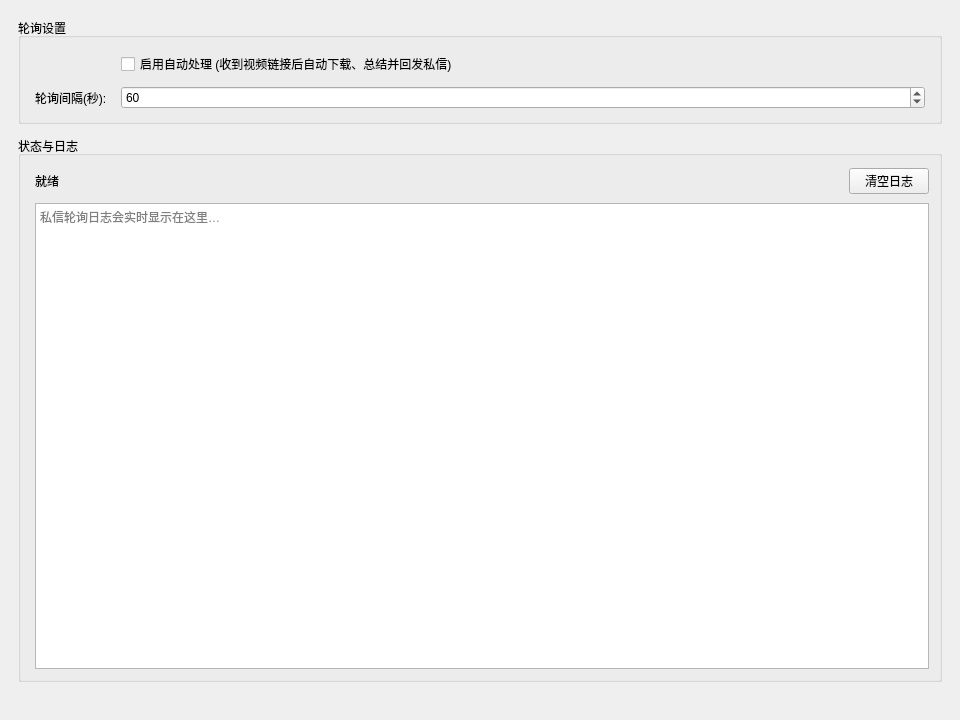
<?xml version="1.0" encoding="UTF-8"?>
<ui version="4.0">
 <class>MessageTab</class>
 <widget class="QWidget" name="MessageTab">
  <property name="geometry">
   <rect>
    <x>0</x>
    <y>0</y>
    <width>960</width>
    <height>720</height>
   </rect>
  </property>
  <layout class="QVBoxLayout" name="outerLayout" stretch="0,1,0">
   <property name="spacing">
    <number>12</number>
   </property>
   <property name="leftMargin">
    <number>18</number>
   </property>
   <property name="topMargin">
    <number>18</number>
   </property>
   <property name="rightMargin">
    <number>18</number>
   </property>
   <property name="bottomMargin">
    <number>18</number>
   </property>
   <item>
    <widget class="QGroupBox" name="ctrlGroup">
     <property name="title">
      <string>轮询设置</string>
     </property>
     <layout class="QFormLayout" name="ctrlForm">
      <property name="labelAlignment">
       <set>Qt::AlignRight|Qt::AlignVCenter</set>
      </property>
      <property name="formAlignment">
       <set>Qt::AlignLeft|Qt::AlignVCenter</set>
      </property>
      <property name="horizontalSpacing">
       <number>14</number>
      </property>
      <property name="verticalSpacing">
       <number>10</number>
      </property>
      <property name="leftMargin">
       <number>14</number>
      </property>
      <property name="topMargin">
       <number>14</number>
      </property>
      <property name="rightMargin">
       <number>14</number>
      </property>
      <property name="bottomMargin">
       <number>12</number>
      </property>
      <item row="0" column="1">
       <widget class="QCheckBox" name="enableCheck">
        <property name="text">
         <string>启用自动处理 (收到视频链接后自动下载、总结并回发私信)</string>
        </property>
        <property name="checked">
         <bool>false</bool>
        </property>
       </widget>
      </item>
      <item row="1" column="0">
       <widget class="QLabel" name="intervalLabel">
        <property name="text">
         <string>轮询间隔(秒):</string>
        </property>
       </widget>
      </item>
      <item row="1" column="1">
       <widget class="QSpinBox" name="intervalSpin">
        <property name="minimum">
         <number>15</number>
        </property>
        <property name="maximum">
         <number>600</number>
        </property>
        <property name="value">
         <number>60</number>
        </property>
       </widget>
      </item>
     </layout>
    </widget>
   </item>
   <item>
    <widget class="QGroupBox" name="progGroup">
     <property name="title">
      <string>状态与日志</string>
     </property>
     <layout class="QVBoxLayout" name="progGroupLayout" stretch="0,1">
      <property name="spacing">
       <number>9</number>
      </property>
      <property name="leftMargin">
       <number>14</number>
      </property>
      <property name="topMargin">
       <number>12</number>
      </property>
      <property name="rightMargin">
       <number>10</number>
      </property>
      <property name="bottomMargin">
       <number>10</number>
      </property>
      <item>
       <layout class="QHBoxLayout" name="statusRow" stretch="1,0">
        <property name="spacing">
         <number>10</number>
        </property>
        <item>
         <widget class="QLabel" name="stageLabel">
          <property name="text">
           <string>就绪</string>
          </property>
         </widget>
        </item>
        <item>
         <widget class="QPushButton" name="btnQuiet">
          <property name="cursor">
           <cursorShape>PointingHandCursor</cursorShape>
          </property>
          <property name="text">
           <string>清空日志</string>
          </property>
         </widget>
        </item>
       </layout>
      </item>
      <item>
       <widget class="QPlainTextEdit" name="logView">
        <property name="minimumSize">
         <size>
          <width>0</width>
          <height>300</height>
         </size>
        </property>
        <property name="placeholderText">
         <string>私信轮询日志会实时显示在这里…</string>
        </property>
        <property name="readOnly">
         <bool>true</bool>
        </property>
        <property name="maximumBlockCount">
         <number>5000</number>
        </property>
       </widget>
      </item>
     </layout>
    </widget>
   </item>
   <item>
    <spacer name="bottomSpacer">
     <property name="orientation">
      <enum>Qt::Vertical</enum>
     </property>
     <property name="sizeType">
      <enum>QSizePolicy::Expanding</enum>
     </property>
     <property name="sizeHint" stdset="0">
      <size>
       <width>40</width>
       <height>20</height>
      </size>
     </property>
    </spacer>
   </item>
  </layout>
 </widget>
 <resources/>
 <connections/>
</ui>
